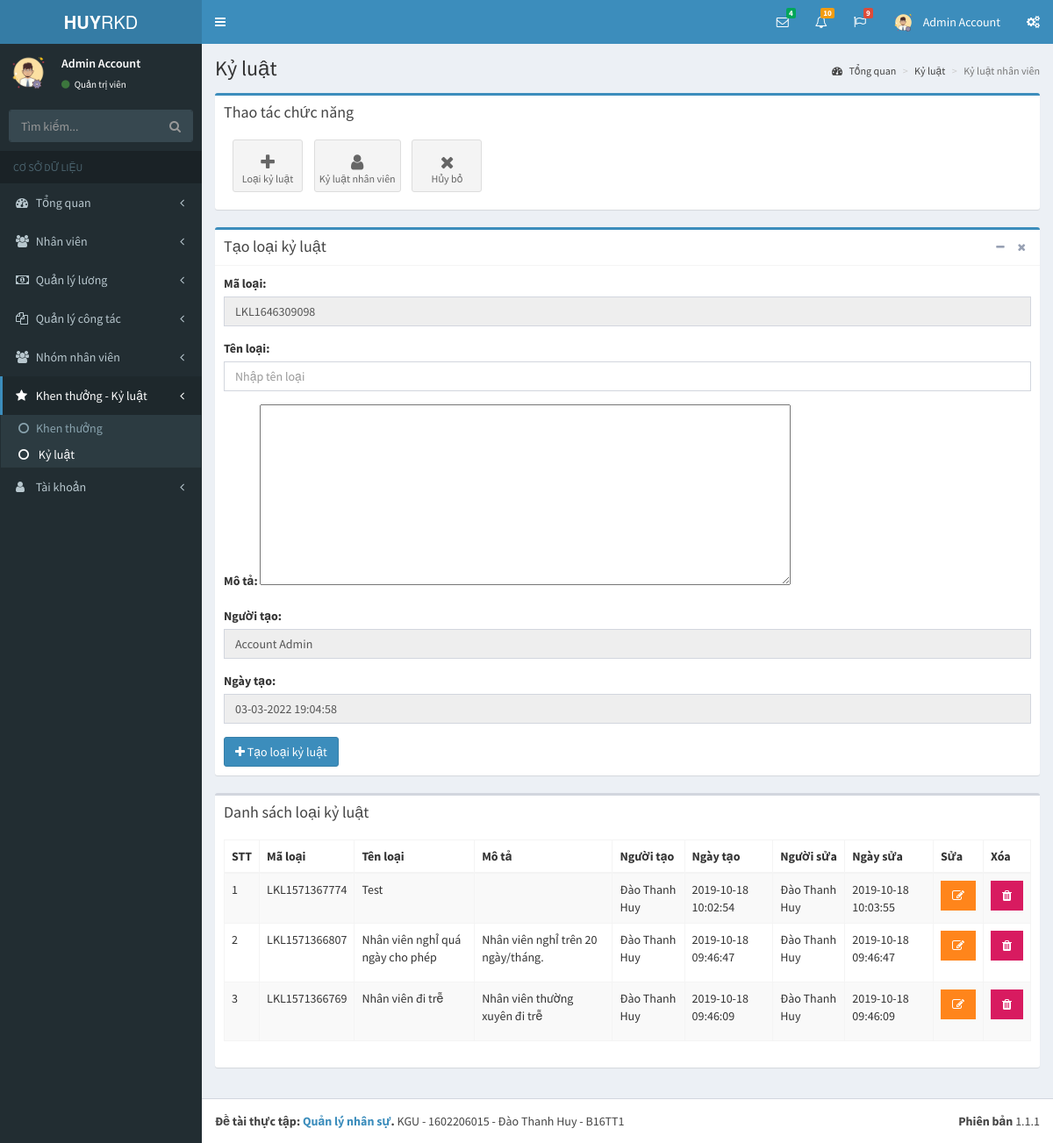
/pages/ky-luat.php?p=bonus-discipline&a=discipline&tao-loai (signed in), run on the app's committed database.
### tables this page shows
CREATE TABLE `tai_khoan` (
  `id` int(11) NOT NULL,
  `ho` varchar(50) NOT NULL,
  `ten` varchar(50) NOT NULL,
  `hinh_anh` varchar(50) NOT NULL,
  `email` varchar(50) NOT NULL,
  `mat_khau` varchar(50) NOT NULL,
  `so_dt` varchar(50) NOT NULL,
  `quyen` tinyint(1) NOT NULL,
  `trang_thai` tinyint(1) NOT NULL,
  `truy_cap` int(11) NOT NULL,
  `ngay_tao` datetime NOT NULL,
  `ngay_sua` datetime NOT NULL
);

CREATE TABLE `loai_khen_thuong_ky_luat` (
  `id` int(11) NOT NULL,
  `ma_loai` varchar(50) NOT NULL,
  `ten_loai` varchar(255) NOT NULL,
  `ghi_chu` varchar(255) NOT NULL,
  `flag` tinyint(1) NOT NULL,
  `nguoi_tao` varchar(50) NOT NULL,
  `ngay_tao` datetime NOT NULL,
  `nguoi_sua` varchar(50) NOT NULL,
  `ngay_sua` datetime NOT NULL
);

### pages/ky-luat.php (the view, shortened to what this page needs)
<?php
if(isset($_SESSION['username']) && isset($_SESSION['level']))
{
  include('../layouts/header.php');
  include('../layouts/topbar.php');
  include('../layouts/sidebar.php');
  $showData = "SELECT id, ma_loai, ten_loai, ghi_chu, nguoi_tao, ngay_tao, nguoi_sua, ngay_sua FROM loai_khen_thuong_ky_luat WHERE flag = 0 ORDER BY ngay_tao DESC";
  $result = mysqli_query($conn, $showData);
  $arrShow = array();
  while ($row = mysqli_fetch_array($result)) {
    $arrShow[] = $row;
  }
  $maLoai = "LKL" . time();
?>
  <div class="content-wrapper">
    <section class="content-header">
      <h1>
        Kỷ luật
      </h1>
      <ol class="breadcrumb">
        <li><a href="index.php?p=index&a=statistic"><i class="fa fa-dashboard"></i> Tổng quan</a></li>
        <li><a href="ky-luat.php?p=bonus-discipline&a=discipline">Kỷ luật</a></li>
        <li class="active">Kỷ luật nhân viên</li>
      </ol>
    </section>
    <section class="content">
      <div class="row">
        <div class="col-xs-12">
          <div class="box box-primary">
            <div class="box-header">
              <h3 class="box-title">Thao tác chức năng</h3>
            </div>
            <div class="box-body">
              <a  href="ky-luat.php?p=bonus-discipline&a=discipline&tao-loai" class="btn btn-app">
                <i class="fa fa-plus"></i> Loại kỷ luật
              </a>
              <a href="ky-luat.php?p=bonus-discipline&a=discipline&ky-luat" class="btn btn-app">
                <i class="fa fa-user"></i> Kỷ luật nhân viên
              </a>
              <?php
                if(isset($_GET['tao-loai']) || isset($_GET['ky-luat']))
                  echo "<a href='ky-luat.php?p=bonus-discipline&a=discipline' class='btn btn-app'>
                          <i class='fa fa-close'></i> Hủy bỏ
                        </a>";
              ?>
            </div>
          </div>
          <?php
          if(isset($_GET['tao-loai']))
          {
          ?>
          <div class="box box-primary">
            <div class="box-header with-border">
              <h3 class="box-title">Tạo loại kỷ luật</h3>
              <div class="box-tools pull-right">
                <button type="button" class="btn btn-box-tool" data-widget="collapse"><i class="fa fa-minus"></i></button>
                <button type="button" class="btn btn-box-tool" data-widget="remove"><i class="fa fa-remove"></i></button>
              </div>
            </div>
            <div class="box-body">
              <form action="" method="POST">
                <div class="row">
                  <div class="col-md-12">
                    <div class="form-group">
                      <label for="exampleInputEmail1">Mã loại: </label>
                      <input type="text" class="form-control" name="speacialCode" value="<?php echo $maLoai; ?>" readonly>
                    </div>
                    <div class="form-group">
                      <label for="exampleInputEmail1">Tên loại: </label>
                      <input type="text" class="form-control" id="exampleInputEmail1" placeholder="Nhập tên loại" name="tenLoai">
                    </div>
                    <div class="form-group">
                      <label for="exampleInputEmail1">Mô tả: </label>
                      <textarea id="editor1" rows="10" cols="80" name="moTa">
                      </textarea>
                    </div>
                    <div class="form-group">
                      <label for="exampleInputEmail1">Người tạo: </label>
                      <input type="text" class="form-control" id="exampleInputEmail1" value="<?php echo $row_acc['ho']; ?> <?php echo $row_acc['ten']; ?>" name="nguoiTao" readonly>
                    </div>
                    <div class="form-group">
                      <label for="exampleInputEmail1">Ngày tạo: </label>
                      <input type="text" class="form-control" id="exampleInputEmail1" value="<?php echo date('d-m-Y H:i:s'); ?>" name="ngayTao" readonly>
                    </div>
                    <?php
                      if($_SESSION['level'] == 1)
                        echo "<button type='submit' class='btn btn-primary' name='taoLoai'><i class='fa fa-plus'></i> Tạo loại kỷ luật</button>";
                    ?>
                  </div>
                </div>
              </form>
            </div>
          </div>
          <?php
          }
          ?>
          <?php
          if(isset($_GET['tao-loai']))
          {
          ?>
          <div class="box">
            <div class="box-header">
              <h3 class="box-title">Danh sách loại kỷ luật</h3>
            </div>
            <div class="box-body">
              <div class="table-responsive">
                <table id="example1" class="table table-bordered table-striped">
                  <thead>
                  <tr>
                    <th>STT</th>
                    <th>Mã loại</th>
                    <th>Tên loại</th>
                    <th>Mô tả</th>
                    <th>Người tạo</th>
                    <th>Ngày tạo</th>
                    <th>Người sửa</th>
                    <th>Ngày sửa</th>
                    <th>Sửa</th>
                    <th>Xóa</th>
                  </tr>
                  </thead>
                  <tbody>
                  <?php
                    $count = 1;
                    foreach ($arrShow as $arrS)
                    {
                  ?>
                      <tr>
                        <td><?php echo $count; ?></td>
                        <td><?php echo $arrS['ma_loai']; ?></td>
                        <td><?php echo $arrS['ten_loai']; ?></td>
                        <td><?php echo $arrS['ghi_chu']; ?></td>
                        <td><?php echo $arrS['nguoi_tao']; ?></td>
                        <td><?php echo $arrS['ngay_tao']; ?></td>
                        <td><?php echo $arrS['nguoi_sua']; ?></td>
                        <td><?php echo $arrS['ngay_sua']; ?></td>
                        <th>
                          <?php
                            if($row_acc['quyen'] == 1)
                            {
                              echo "<form method='POST'>";
                              echo "<button type='submit' class='btn bg-orange btn-flat'  name='suaLoai'><i class='fa fa-edit'></i></button>";
                              echo "</form>";
                            }
                            else
                            {
                              echo "<button type='button' class='btn bg-orange btn-flat' disabled><i class='fa fa-edit'></i></button>";
                            }
                          ?>
                        </th>
                        <th>
                          <?php
                            if($row_acc['quyen'] == 1)
                            {
                              echo "<button type='button' class='btn bg-maroon btn-flat' data-toggle='modal' data-target='#exampleModal' data-whatever='".$arrS['ma_loai']."'><i class='fa fa-trash'></i></button>";
                            }
                            else
                            {
                              echo "<button type='button' class='btn bg-maroon btn-flat' disabled><i class='fa fa-trash'></i></button>";
                            }
                          ?>
                        </th>
                      </tr>
                  <?php
                      $count++;
                    }
                  ?>
                  </tbody>
                </table>
              </div>
            </div>
          </div>
          <?php
          }
          ?>
        </div>
      </div>
    </section>
  </div>
<?php
  include('../layouts/footer.php');
}
else
{
  header('Location: dang-nhap.php');
}
?>

### layouts/topbar.php (shortened to what this page needs)
<body class="hold-transition skin-blue sidebar-mini">
<div class="wrapper">
  <header class="main-header">
    <a href="index.php?p=index&a=statistic" class="logo">
      <span class="logo-lg"><b>HUY</b>RKD</span>
    </a>
    <nav class="navbar navbar-static-top">
      <a href="#" class="sidebar-toggle" data-toggle="push-menu" role="button">
      </a>
      <div class="navbar-custom-menu">
        <ul class="nav navbar-nav">
          <li class="dropdown messages-menu">
            <a href="#" class="dropdown-toggle" data-toggle="dropdown">
              <i class="fa fa-envelope-o"></i>
              <span class="label label-success">4</span>
            </a>
          </li>
          <li class="dropdown notifications-menu">
            <a href="#" class="dropdown-toggle" data-toggle="dropdown">
              <i class="fa fa-bell-o"></i>
              <span class="label label-warning">10</span>
            </a>
          </li>
          <li class="dropdown tasks-menu">
            <a href="#" class="dropdown-toggle" data-toggle="dropdown">
              <i class="fa fa-flag-o"></i>
              <span class="label label-danger">9</span>
            </a>
          </li>
          <li class="dropdown user user-menu">
            <a href="#" class="dropdown-toggle" data-toggle="dropdown">
              <img src="../uploads/images/<?php echo $row_acc['hinh_anh']; ?>" class="user-image" alt="User Image">
              <span class="hidden-xs"><?php echo $row_acc['ten']; ?> <?php echo $row_acc['ho']; ?></span>
            </a>
          </li>
          <li>
            <a href="#" data-toggle="control-sidebar"><i class="fa fa-gears"></i></a>
          </li>
        </ul>
      </div>
    </nav>
  </header>

### layouts/sidebar.php (shortened to what this page needs)
<?php
    if(isset($_GET['p']) && isset($_GET['a']))
    {
        $p = $_GET['p'];
        $a = $_GET['a'];
    }
?>
  <aside class="main-sidebar">
    <section class="sidebar">
      <div class="user-panel">
        <div class="pull-left image">
          <img src="../uploads/images/<?php echo $row_acc['hinh_anh']; ?>" class="img-circle" alt="User Image">
        </div>
        <div class="pull-left info">
          <p>
            <?php echo $row_acc['ten']; ?> <?php echo $row_acc['ho']; ?>
          </p>
          <a href="#"><i class="fa fa-circle text-success"></i>
            <?php
              if($row_acc['quyen'] == 1)
              {
                echo "Quản trị viên";
              }
              else
              {
                echo "Nhân viên";
              }
            ?>
          </a>
        </div>
      </div>
      <form action="#" method="get" class="sidebar-form">
        <div class="input-group">
          <input type="text" name="q" class="form-control" placeholder="Tìm kiếm...">
          <span class="input-group-btn">
                <button type="submit" name="search" id="search-btn" class="btn btn-flat"><i class="fa fa-search"></i>
                </button>
              </span>
        </div>
      </form>
      <ul class="sidebar-menu" data-widget="tree">
        <li class="header">CƠ SỞ DỮ LIỆU</li>
        <li class="<?php if($p == 'index') echo 'active'; ?> treeview">
          <a href="#">
            <i class="fa fa-dashboard"></i> <span>Tổng quan</span>
            <span class="pull-right-container">
              <i class="fa fa-angle-left pull-right"></i>
            </span>
          </a>
        </li>
        <li class="<?php if($p == 'staff') echo 'active'; ?> treeview">
          <a href="#">
            <i class="fa fa-users"></i>
            <span>Nhân viên</span>
            <span class="pull-right-container">
              <i class="fa fa-angle-left pull-right"></i>
            </span>
          </a>
        </li>
        <li class="<?php if($p == 'salary') echo 'active'; ?> treeview">
          <a href="#">
            <i class="fa fa-money"></i>
            <span>Quản lý lương</span>
            <span class="pull-right-container">
              <i class="fa fa-angle-left pull-right"></i>
            </span>
          </a>
        </li>
        <li class="<?php if($p == 'collaborate') echo 'active'; ?> treeview">
          <a href="#">
            <i class="fa fa-files-o"></i>
            <span>Quản lý công tác</span>
            <span class="pull-right-container">
              <i class="fa fa-angle-left pull-right"></i>
            </span>
          </a>
        </li>
        <li class="<?php if($p == 'group') echo 'active'; ?> treeview">
          <a href="#">
            <i class="fa fa-users"></i> <span>Nhóm nhân viên</span>
            <span class="pull-right-container">
              <i class="fa fa-angle-left pull-right"></i>
            </span>
          </a>
        </li>
        <li class="<?php if($p == 'bonus-discipline') echo 'active'; ?> treeview">
          <a href="#">
            <i class="fa fa-star"></i> <span>Khen thưởng - Kỷ luật</span>
            <span class="pull-right-container">
              <i class="fa fa-angle-left pull-right"></i>
            </span>
          </a>
          <ul class="treeview-menu">
            <li class="<?php if(($p == 'bonus-discipline') && ($a =='bonus')) echo 'active'; ?>"><a href="khen-thuong.php?p=bonus-discipline&a=bonus"><i class="fa fa-circle-o"></i>Khen thưởng</a></li>
            <li class="<?php if(($p == 'bonus-discipline') && ($a =='discipline')) echo 'active'; ?>"><a href="ky-luat.php?p=bonus-discipline&a=discipline"><i class="fa fa-circle-o"></i> Kỷ luật</a></li>
          </ul>
        </li>
        <li class="<?php if($p == 'account') echo 'active'; ?> treeview">
          <a href="#">
            <i class="fa fa-user"></i> <span>Tài khoản</span>
            <span class="pull-right-container">
              <i class="fa fa-angle-left pull-right"></i>
            </span>
          </a>
        </li>
      </ul>
    </section>
  </aside>

### data on the page
tai_khoan: hinh_anh (picture), ten "Admin", ho "Account", nguoiTao "Account Admin"
loai_khen_thuong_ky_luat: ma_loai "LKL1571367774", ten_loai "Test", nguoi_tao "Đào Thanh Huy", ngay_tao "2019-10-18 10:02:54", nguoi_sua "Đào Thanh Huy", ngay_sua "2019-10-18 10:03:55"
loai_khen_thuong_ky_luat: ma_loai "LKL1571366807", ten_loai "Nhân viên nghỉ quá ngày cho phép", ghi_chu "Nhân viên nghỉ trên 20 ngày/tháng.", nguoi_tao "Đào Thanh Huy", ngay_tao "2019-10-18 09:46:47", nguoi_sua "Đào Thanh Huy", ngay_sua "2019-10-18 09:46:47"
loai_khen_thuong_ky_luat: ma_loai "LKL1571366769", ten_loai "Nhân viên đi trễ", ghi_chu "Nhân viên thường xuyên đi trễ", nguoi_tao "Đào Thanh Huy", ngay_tao "2019-10-18 09:46:09", nguoi_sua "Đào Thanh Huy", ngay_sua "2019-10-18 09:46:09"
